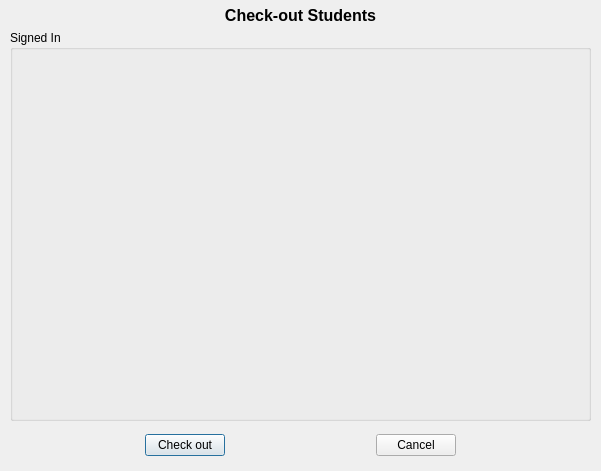
<?xml version="1.0" encoding="UTF-8"?>
<ui version="4.0">
 <class>CheckOutView</class>
 <widget class="QDialog" name="CheckOutView">
  <property name="geometry">
   <rect>
    <x>0</x>
    <y>0</y>
    <width>601</width>
    <height>471</height>
   </rect>
  </property>
  <property name="windowTitle">
   <string>Check Out Student</string>
  </property>
  <widget class="QWidget" name="horizontalLayoutWidget">
   <property name="geometry">
    <rect>
     <x>0</x>
     <y>430</y>
     <width>601</width>
     <height>31</height>
    </rect>
   </property>
   <layout class="QHBoxLayout" name="horizontalLayout">
    <item>
     <widget class="QPushButton" name="CheckOutButton">
      <property name="sizePolicy">
       <sizepolicy hsizetype="Fixed" vsizetype="Fixed">
        <horstretch>0</horstretch>
        <verstretch>0</verstretch>
       </sizepolicy>
      </property>
      <property name="text">
       <string>Check out</string>
      </property>
     </widget>
    </item>
    <item>
     <widget class="QPushButton" name="CancelButton">
      <property name="sizePolicy">
       <sizepolicy hsizetype="Fixed" vsizetype="Fixed">
        <horstretch>0</horstretch>
        <verstretch>0</verstretch>
       </sizepolicy>
      </property>
      <property name="text">
       <string>Cancel</string>
      </property>
     </widget>
    </item>
   </layout>
  </widget>
  <widget class="QWidget" name="verticalLayoutWidget">
   <property name="geometry">
    <rect>
     <x>0</x>
     <y>0</y>
     <width>601</width>
     <height>31</height>
    </rect>
   </property>
   <layout class="QVBoxLayout" name="verticalLayout">
    <item>
     <widget class="QLabel" name="TitleBarLabel">
      <property name="font">
       <font>
        <pointsize>12</pointsize>
        <weight>75</weight>
        <bold>true</bold>
       </font>
      </property>
      <property name="text">
       <string>Check-out Students</string>
      </property>
      <property name="alignment">
       <set>Qt::AlignCenter</set>
      </property>
     </widget>
    </item>
   </layout>
  </widget>
  <widget class="QGroupBox" name="StudentGroupBox">
   <property name="geometry">
    <rect>
     <x>10</x>
     <y>30</y>
     <width>581</width>
     <height>391</height>
    </rect>
   </property>
   <property name="title">
    <string>Signed In</string>
   </property>
   <widget class="QWidget" name="gridLayoutWidget">
    <property name="geometry">
     <rect>
      <x>10</x>
      <y>30</y>
      <width>561</width>
      <height>351</height>
     </rect>
    </property>
    <layout class="QGridLayout" name="SelectionGridLayout" rowstretch="0">
     <property name="sizeConstraint">
      <enum>QLayout::SetDefaultConstraint</enum>
     </property>
     <property name="leftMargin">
      <number>0</number>
     </property>
     <property name="topMargin">
      <number>0</number>
     </property>
     <property name="rightMargin">
      <number>200</number>
     </property>
     <property name="bottomMargin">
      <number>200</number>
     </property>
     <property name="spacing">
      <number>0</number>
     </property>
    </layout>
   </widget>
  </widget>
 </widget>
 <resources/>
 <connections/>
</ui>
